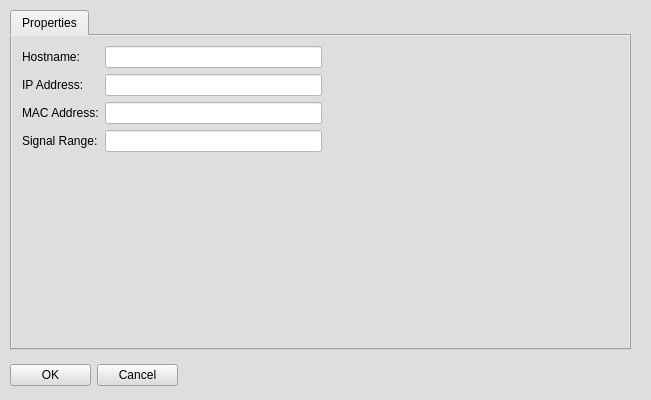
<?xml version="1.0" encoding="UTF-8"?>
<ui version="4.0">
 <class>MainWindow</class>
 <widget class="QMainWindow" name="MainWindow">
  <property name="geometry">
   <rect>
    <x>0</x>
    <y>0</y>
    <width>651</width>
    <height>400</height>
   </rect>
  </property>
  <property name="windowTitle">
   <string>STA Properties</string>
  </property>
  <property name="styleSheet">
   <string notr="true">background-color: rgb(222, 222, 222);</string>
  </property>
  <widget class="QWidget" name="centralwidget">
   <widget class="QTabWidget" name="tabWidget">
    <property name="geometry">
     <rect>
      <x>10</x>
      <y>10</y>
      <width>621</width>
      <height>340</height>
     </rect>
    </property>
    <property name="currentIndex">
     <number>0</number>
    </property>
    <widget class="QWidget" name="tab">
     <attribute name="title">
      <string>Properties</string>
     </attribute>
     <widget class="QWidget" name="formLayoutWidget">
      <property name="geometry">
       <rect>
        <x>10</x>
        <y>10</y>
        <width>300</width>
        <height>280</height>
       </rect>
      </property>
      <layout class="QFormLayout" name="formLayout">
       <item row="0" column="0">
        <widget class="QLabel" name="label">
         <property name="text">
          <string>Hostname:</string>
         </property>
        </widget>
       </item>
       <item row="0" column="1">
        <widget class="QLineEdit" name="STA_Hostname">
         <property name="styleSheet">
          <string notr="true">background-color: rgb(255, 255, 255);</string>
         </property>
        </widget>
       </item>
       <item row="1" column="0">
        <widget class="QLabel" name="label_2">
         <property name="text">
          <string>IP Address:</string>
         </property>
        </widget>
       </item>
       <item row="1" column="1">
        <widget class="QLineEdit" name="STA_IPAddress">
         <property name="styleSheet">
          <string notr="true">background-color: rgb(255, 255, 255);</string>
         </property>
        </widget>
       </item>
       <item row="2" column="0">
        <widget class="QLabel" name="label_3">
         <property name="text">
          <string>MAC Address:</string>
         </property>
        </widget>
       </item>
       <item row="2" column="1">
        <widget class="QLineEdit" name="STA_MACAddress">
         <property name="styleSheet">
          <string notr="true">background-color: rgb(255, 255, 255);</string>
         </property>
        </widget>
       </item>
       <item row="3" column="0">
        <widget class="QLabel" name="label_4">
         <property name="text">
          <string>Signal Range:</string>
         </property>
        </widget>
       </item>
       <item row="3" column="1">
        <widget class="QLineEdit" name="STA_SignalRange">
         <property name="styleSheet">
          <string notr="true">background-color: rgb(255, 255, 255);</string>
         </property>
        </widget>
       </item>
      </layout>
     </widget>
    </widget>
   </widget>
   <widget class="QWidget" name="gridLayoutWidget">
    <property name="geometry">
     <rect>
      <x>10</x>
      <y>360</y>
      <width>168</width>
      <height>31</height>
     </rect>
    </property>
    <layout class="QGridLayout" name="gridLayout">
     <item row="0" column="0">
      <widget class="QPushButton" name="STA_OKButton">
       <property name="text">
        <string>OK</string>
       </property>
      </widget>
     </item>
     <item row="0" column="1">
      <widget class="QPushButton" name="STA_CancelButton">
       <property name="text">
        <string>Cancel</string>
       </property>
      </widget>
     </item>
    </layout>
   </widget>
  </widget>
 </widget>
 <resources/>
 <connections/>
</ui>
